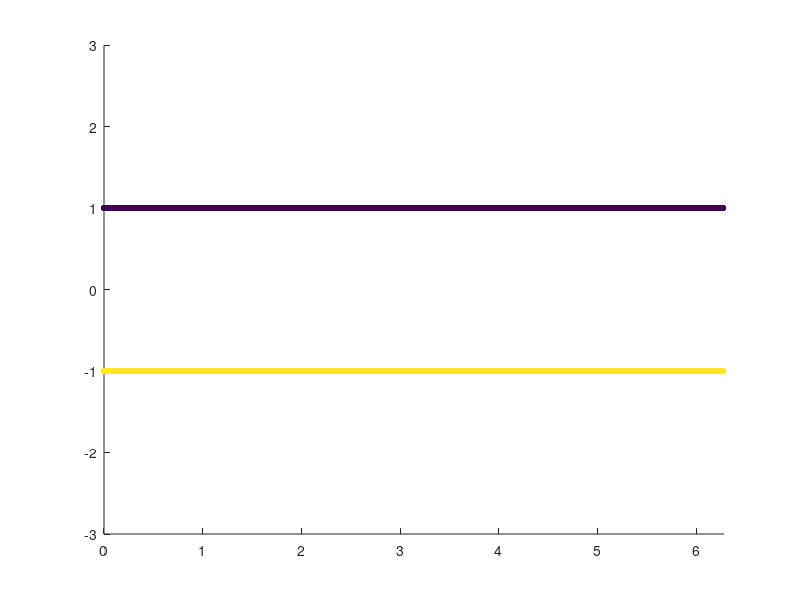

Write MATLAB code to recreate this figure. (Note: this script raises an error after producing the figure.)
clearvars 
close all

h = figure;
axis tight manual % this ensures that getframe() returns a consistent size
filename = 'testAnimated2d.gif';

Ex1=zeros(10,10)

dE=0;
dKE=0;
dUE=0;
UdUE=0;
LdUE=0;
dxmom=0;
dymom=0;
iterations=0;

L=2*pi;%Length
e0=1;%Epsilon Naught
k=1.68637205*10^-10;
DT=.005*2*pi;%DeltaT
NT=400;%Iterations
NTOUT=25;%Not used???
NG=16;%Number of Grid Points
nden=400;
N=1000;%Number of Particles
me=nden/N;%Mass of electron
mp=100*nden/N;%mass of proton
e=nden/N;%electron charge
WP=1;
QM=N*e;
V0=0.2;
VXT=0.0;
VYT=0.0;
XP1=60;
YP1=0;
VX1=0;
VY1=0;
mode=1;
Q=N*e/L^2%WP^2/(QM*N/L);
dx=L/NG;%Delta X
rho_back=0;
BoundIter=10;
acc=.999999;




%color
c=[linspace(1,1,N/2) linspace(10,10,N/2)];

% initial loading for the 2 Stream instability
%xp=linspace(0,L-L/N,N)';
xp=[linspace(0,L-L*2/N,N/2)';linspace(0,L-L*2/N,N/2)'];
%xp=L*rand(N,1);
%yp=linspace(0,L-L/N,N)';
%yp=L*rand(N,1)/2;
%yp=L*rand(N,1);
%xp=[0;L/2]
%yp=[.05+L/2;.05+L/2]
yp=(L/2-L/2/NG)*ones(N,1);


Temp=10000000000000;
Con=me/k/Temp;
randvtot=(-2*log((1-rand(N,1)))/Con).^.5;
randang=2*pi*rand(N,1);
vxp=randvtot.*cos(randang);
vyp=randvtot.*sin(randang);
pm=[1:N]';
pm=1-2*mod(pm,2);
vxp=[ones(N/2,1);-ones(N/2,1)];%+pm.*V0;
vyp=zeros(N,1);%+pm.*V0;
% Perturbation
vxp=vxp+VX1*sin(2*pi*xp/L*mode);
vyp=vyp+VY1*sin(2*pi*yp/L*mode);
xp=xp-XP1*(L/N)*sin(2*pi*xp/L*mode);


n=0;
for n=1:N
    if n==1
        massmat=[me];
    elseif n<N/2+1
        massmat=[massmat me];
    else
        massmat=[massmat mp];
    end
end

p=1:N;p=[p p;p p];
v=acc*ones(NG^2,1);
v1=ones(NG^2,1);
Poisson=-4*diag(v1)+diag(v(1:NG^2-1),1)+diag(v(1:NG^2-1),-1)+diag(v(1:NG^2-NG),-NG)+diag(v(1:NG^2-NG),NG);
Poisson=Poisson+diag(v(1:NG),NG^2-NG)+diag(v(1:NG),-NG^2+NG);

i=1;

for i=1:NG
    Poisson=Poisson+full(sparse(NG*i,NG*i-NG+1,acc,NG^2,NG^2))+full(sparse(NG*i-NG+1,NG*i,acc,NG^2,NG^2));
end
for i=1:(NG-1)
    Poisson=Poisson-full(sparse(NG*i,NG*i+1,acc,NG^2,NG^2))-full(sparse(NG*i+1,NG*i,acc,NG^2,NG^2));
end
InvPoi=inv(Poisson);

% Main computational cycle
for it=1:NT-1
% update xp
scatter(xp,vxp,20,c,'filled') 
axis([0 L -3 3])
%plot([Ex1(5,1:10) Ex1(5,1:10)])



%hold off;

%Cone=me/k/Temp;
%Conp=mp/k/Temp;
%xtemp=[0:.04:2];
%ytemp=N*.04*Cone*xtemp.*exp(-Cone*xtemp.^2/2);
%vtot=[(vxp(1:N).^2+vyp(1:N).^2).^.5;4];
%histogram([vtot;.4],100)
%axis([0 2 0 N/5])
%hold on;
%plot(xtemp,ytemp)
    drawnow 
      % Capture the plot as an image 
      frame = getframe(h); 
      im = frame2im(frame); 
      [imind,cm] = rgb2ind(im,256); 
      % Write to the GIF File 
      if it == 1 
          imwrite(imind,cm,filename,'gif', 'Loopcount',inf); 
      else 
          imwrite(imind,cm,filename,'gif','WriteMode','append'); 
      end 
      if it~=1
        xp=xp+vxp*DT;
      end
yp=yp;%+vyp*DT;
% apply bc on the particle positions
n=1;
for n=1:BoundIter
out=(xp<0); 
xp(out)=xp(out)+L;
out=(xp>=L);
xp(out)=xp(out)-L;
out=(yp<0); 
yp(out)=yp(out)+L;
out=(yp>=L);
yp(out)=yp(out)-L;
end
% projection p->g
g1=cat(2,ceil(xp/dx-.5),ceil(yp/dx-.5));%put on grid points
g=[g1;g1+1];%put on grid points
%fraz1=1-abs(xp/dx-g1+.5);%weighting
%fraz=[fraz1;1-fraz1]%weighting
fraz1=((1-abs(xp/dx-g1(1:N,1)+.5))'*diag((1-abs(yp/dx-g1(1:N,2)+.5))'))';
fraz2=((abs(xp/dx-g1(1:N,1)+.5))'*diag((1-abs(yp/dx-g1(1:N,2)+.5))'))';
fraz3=((1-abs(xp/dx-g1(1:N,1)+.5))'*diag((abs(yp/dx-g1(1:N,2)+.5))'))';
fraz4=((abs(xp/dx-g1(1:N,1)+.5))'*diag((abs(yp/dx-g1(1:N,2)+.5))'))';
fraz=[fraz1 fraz2;fraz3 fraz4];

% apply bc on the projection
n=1;
for n=1:BoundIter
out=(g<1);
g(out)=g(out)+NG;
out=(g>NG);
g(out)=g(out)-NG;
n=n+1;
end

n=1;
for n=1:N
    if n==1
        weight=full(sparse([g(1,1) g(1,1) g(1+N,1) g(1+N,1)],[g(1,2) g(1+N,2) g(1,2) g(1+N,2)],[fraz(1,1) fraz(1+N,1) fraz(1,2) fraz(1+N,2)] ,NG,NG));%matrix stating weights of each particle on each grid point
    else
        weight=cat(3,weight,full(sparse([g(n,1) g(n,1) g(n+N,1) g(n+N,1)],[g(n,2) g(n+N,2) g(n,2) g(n+N,2)],[fraz(n,1) fraz(n+N,1) fraz(n,2) fraz(n+N,2)] ,NG,NG)));%matrix stating weights of each particle on each grid point
    end
    n=n+1;
end

testmat=weight(1:NG,2,1:N)
rho=(-((e)*sum(weight(:,:,1:N/2),3))'+((e)*sum(weight(:,:,N/2+1:N),3))')/dx^2+rho_back;%rho of each grid point
plot(rho(2,1:NG))
n=1;
for n=1:NG
    if n==1
        rho1=rho(1:NG,1);
    else
        rho1=cat(1,rho1,rho(1:NG,n));
    end
    n=n+1;
end
%test=sum(rho1,'all')

% computing fields
Phi=InvPoi*(-rho1(1:NG^2)*dx^2)/e0;
n=1;
for n=1:NG
    if n==1
        Phi1=Phi(1:NG);
    else
        Phi1=cat(2,Phi1,Phi((n-1)*NG+1:n*NG));
    end
    n=n+1;
end
%Electric Field in x direciton
n=1;
for n=1:NG^2
    if n==1
        Ex=[(Phi(1+NG)-Phi(NG^2-NG+1))/(2*dx)];
    else
        in1=n+NG;
        in2=n-NG;
        if in1>NG^2
            in1=in1-NG^2;
        end
        if in2<1
            in2=in2+NG^2;
        end
        Ex=[Ex;(Phi(in1)-Phi(in2))/(2*dx)];
    end
    n=n+1;
end
n=1;
for n=1:NG
    if n==1
        Ex1=Ex(1:NG);
    else
        Ex1=cat(2,Ex1,Ex((n-1)*NG+1:n*NG));
    end
    n=n+1;
end


%Electric Field in Y Direction
n=1;
for n=1:NG^2
    if n==1
        Ey=[(Phi(2)-Phi(NG))/(2*dx)];
    else
        in1=n+1;
        in2=n-1;
        if mod(in1,NG)==1
            in1=in1-NG;
        end
        if mod(in2,NG)==0
            in2=in2+NG;
        end
        Ey=[Ey;(Phi(in1)-Phi(in2))/(2*dx)];
    end
    n=n+1;
end
n=1;
for n=1:NG
    if n==1
        Ey1=Ey(1:NG);
    else
        Ey1=cat(2,Ey1,Ey((n-1)*NG+1:n*NG));
    end
    n=n+1;
end


% projection q->p and update of vp
n=1;
for n=1:N/2
    vxp(n)=vxp(n)+sum(weight(:,:,n).*Ex1','all')*e*DT/me;
    n=n+1;
end
for n=N/2+1:N
    vxp(n)=vxp(n)-sum(weight(:,:,n).*Ex1','all')*e*DT/mp;
    n=n+1;
end
for n=1:N/2
    vyp(n)=vyp(n)+sum(weight(:,:,n).*Ey1','all')*e*DT/me;
    n=n+1;
end
for n=N/2+1:N
    vyp(n)=vyp(n)-sum(weight(:,:,n).*Ey1','all')*e*DT/mp;
    n=n+1;
end

%Momentum test
xmom=sum(massmat*vxp,'all')
if xmom==[0]
    dxmom=xmom;
else
dxmom=[dxmom;sum(massmat*vxp,'all')];
end
ymom=sum(massmat*vyp,'all')
if ymom==[0]
    dymom=ymom;
else
dymom=[dymom;ymom];
end

%Energy test

totEn=.5*sum(massmat*(vxp.^2+vyp.^2),'all')+.5*dx^2*e0*sum(Ex1.^2+Ey1.^2,'all')
if dE==[0]
    dE=totEn;
else
dE=[dE;.5*sum(massmat*(vxp.^2+vyp.^2),'all')+.5*dx^2*e0*sum(Ex1.^2+Ey1.^2,'all')];
end

totUEn=.5*dx^2*e0*sum(Ex1.^2+Ey1.^2,'all');
if dUE==[0]
    dUE=totUEn;
else
dUE=[dUE;totUEn];
end



UtotUEn=0;
for n=1:NG^2
    in1=n;
    in2=n+1;
    in3=n+NG;
    in4=n+NG+1;
    if mod(n,NG)==0
        in2=in2-NG;
        in4=in4-NG;
    end
    if in3>NG^2
        in3=in3-NG;
        in4=in4-NG;
    end
    findmax=max([Ex(in1)^2+Ey(in1)^2;Ex(in2)^2+Ey(in2)^2;Ex(in3)^2+Ey(in3)^2;Ex(in4)^2+Ey(in4)^2]);
    UtotUEn=UtotUEn+findmax;
end
UtotUEn=.5*e0*dx^2*UtotUEn;
if UdUE==[0]
    UdUE=UtotUEn;
else
UdUE=[UdUE;UtotUEn];
end

LtotUEn=0;
for n=1:NG^2
    in1=n;
    in2=n+1;
    in3=n+NG;
    in4=n+NG+1;
    if mod(n,NG)==0
        in2=in2-NG;
        in4=in4-NG;
    end
    if in3>NG^2
        in3=in3-NG;
        in4=in4-NG;
    end
    findmin=min([Ex(in1)^2+Ey(in1)^2;Ex(in2)^2+Ey(in2)^2;Ex(in3)^2+Ey(in3)^2;Ex(in4)^2+Ey(in4)^2]);
    LtotUEn=LtotUEn+findmin;
end
LtotUEn=.5*e0*dx^2*LtotUEn;
if LdUE==[0]
    LdUE=LtotUEn;
else
LdUE=[LdUE;LtotUEn];
end


totKEn=.5*sum(massmat*(vxp.^2+vyp.^2),'all');
if dKE==[0]
    dKE=totKEn;
else
    dKE=[dKE;totKEn];
end

it
totUEn/totKEn;

Temp=(sum(massmat*(vxp.^2+vyp.^2),'all')/N)/2/k;
LD =(e0*totKEn/(4*pi*(nden/L^2)*e^2))^.5;
if .5*LD<dx
    "Error, Mesh not fine enough or not hot enough"
    dx
    LD
end
PP=(pi*me*L^2/(N*e^2))^.5;
if .25*PP<DT
    "Error, large time step"
    PP 
end

%CFL Condition
C=DT/dx;
if C>1
    "May be unstable, C>1"
    C
end

end
figure
plot(dE)
hold on
%plot(dKE+UdUE)
%plot(dKE+LdUE)
plot(dUE)
plot(dKE)
%plot(UdUE)
%plot(LdUE)
legend("Energy","Potential","Kinetic")
hold off

figure
hold on
plot(dxmom(2:NT))
%plot(dymom(2:NT))
hold off

figure
plot(dE)